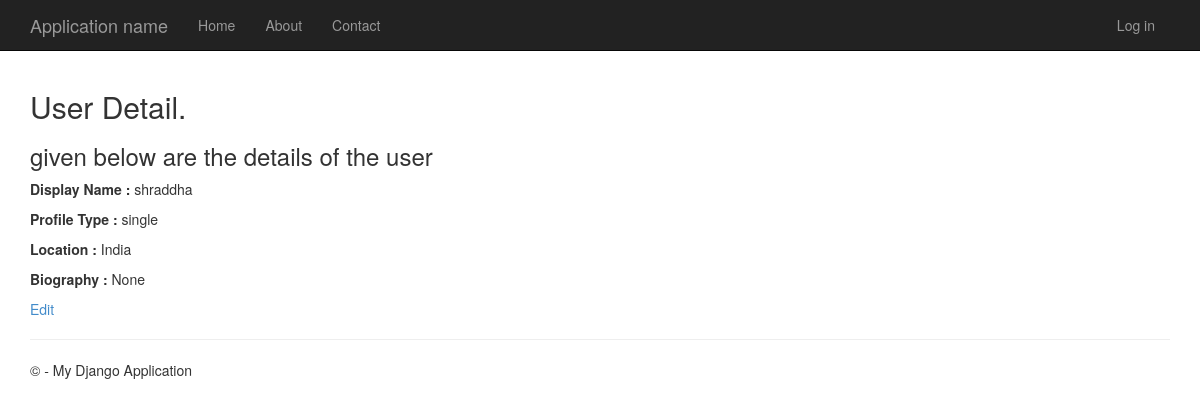
The page /profile/3 on the database its author committed.
### app/models.py (models this page shows, shortened)
class Profile(models.Model):
    OPTIONS_PROFILE_TYPE = (
        ('single', 'Single'),
        ('family', 'Family'),
    )
    OPTIONS_LOCATIONS = (
        ('India', 'India'),
        ('Canada', 'Canada'),
    )
    user = models.OneToOneField(User, on_delete=models.CASCADE, help_text='User Name')
    display_name = models.CharField(null=True, max_length = 16, help_text='Optional Display Name' )
    profile_type = models.CharField(null=True, choices=OPTIONS_PROFILE_TYPE, max_length=10)
    location = models.CharField(null=True, max_length = 30, choices=OPTIONS_LOCATIONS, help_text='Optional Location')
    biography = models.CharField(null=True, blank=True, max_length = 500, help_text='Optional Biography')
    """ Future Fields"""
    class Meta:
        ordering = ['profile_type']

### app/views.py (the view)
# urls.py: path('profile/<int:pk>', views.ProfileDetailView.as_view(), name='detail'),
class ProfileDetailView(DetailView):
    model = Profile
    def get_context_data(self, **kwargs):
        context = super(ProfileDetailView, self).get_context_data(**kwargs)
        context['title'] = 'User Detail'
        context['message'] = 'given below are the details of the user'
        return context

### app/templates/app/profile_detail.html
﻿{% extends "app/layout.html" %}
{% block content %}
<h2>{{ title }}.</h2>
<h3>{{ message }}</h3>
    <p><b>Display Name :</b> {{object.display_name}} </p>
    <p><b>Profile Type :</b> {{object.profile_type}}</p>
    <p><b>Location     :</b> {{object.location}} </p>
    <p><b>Biography    :</b> {{object.biography}}</p>
    <p><a href= "{% url 'update'  object.id  %}">Edit </a></p>
{% endblock %}

### app/static/app/content/site.css (style rules this page uses)
body { padding-top: 50px; padding-bottom: 20px; }

### rows shown on the page
Profile: display_name "shraddha", profile_type "single", location "India", biography "None"

### other values the page prints
{{ title }} "User Detail"
{{ message }} "given below are the details of the user"
